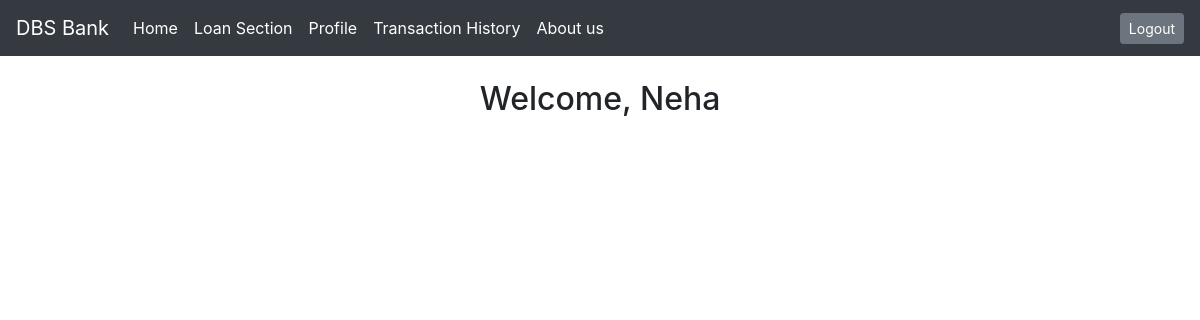
The page /profile/ (signed in) on the database as committed earlier.
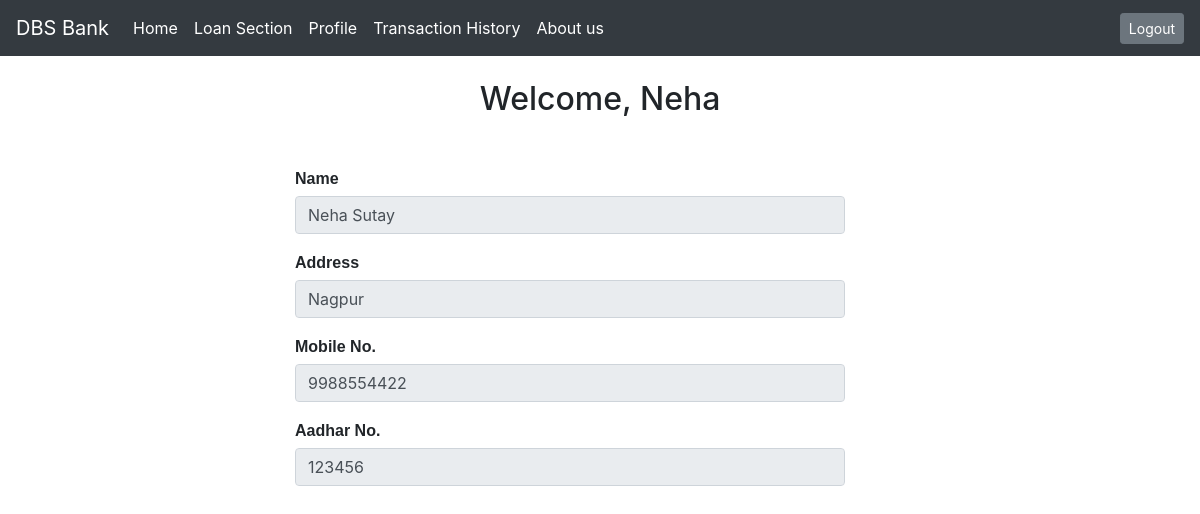
The same page on the database as committed later.
### app/models.py (models this page shows)
class userdetail(models.Model):
	fullname=models.CharField(max_length=140, null=True)
	address=models.CharField(max_length=30)
	mobile=models.IntegerField()
	adhar_no=models.IntegerField()
	owner=models.ForeignKey(User,on_delete=models.CASCADE)

### app/views.py (the view)
# urls.py: path('profile/',views.profile,name='profile'),
def profile(request):
    detail=userdetail.objects.filter(owner__username=request.user).values()
    return render(request,"profile.html",{'detail':detail})

### template/profile.html (shortened to what this page needs)
{% extends 'homepage.html' %}
          {% block content %}
          <div class="container mt-5 mx-auto" style="width: 1500px">
          {% for abcde in detail %}
          <form>
            <div class="form-row">
              <div class="form-group col-md-6" style="margin-left: 250px; margin-right: 130px;">
                <label for="inputName" class="font-weight-bold" style="font: 1em sans-serif;">Name</label>
                <input type="text" value="{{abcde.fullname}}" class="form-control" id="inputName" readonly>
              </div>
            </div>
            <div class="form-row">
            <div class="form-group col-md-6" style="margin-left: 250px; margin-right: 130px;">
              <label for="inputAddress" class="font-weight-bold" style="font: 1em sans-serif;">Address</label>
              <input type="text" value="{{abcde.address}}" class="form-control" id="inputAddress" placeholder="1234 Main St" readonly>
            </div>
          </div>
            <div class="form-row">
              <div class="form-group col-md-6" style="margin-left: 250px; margin-right: 130px;">
              <label for="mobileno" class="font-weight-bold" style="font: 1em sans-serif;">Mobile No.</label>
              <input type="number" value="{{abcde.mobile}}" class="form-control" id="inputMobileNo" placeholder="9876543210" readonly>
            </div>
            </div>
            <div class="form-row">
              <div class="form-group col-md-6" style="margin-left: 250px; margin-right: 130px;">
              <label for="aadharno" class="font-weight-bold" style="font: 1em sans-serif;">Aadhar No.</label>
              <input type="number" value="{{abcde.adhar_no}}" class="form-control" id="inputAadharNo" placeholder="112233445566" readonly>
            </div>
            </div>
            </div>
          {% endfor %}
        </div>
        {% endblock %}

Rows that differ between the two databases and show on the page:
added userdetail: fullname "Neha Sutay", address "Nagpur", mobile "9988554422", adhar_no "123456"
